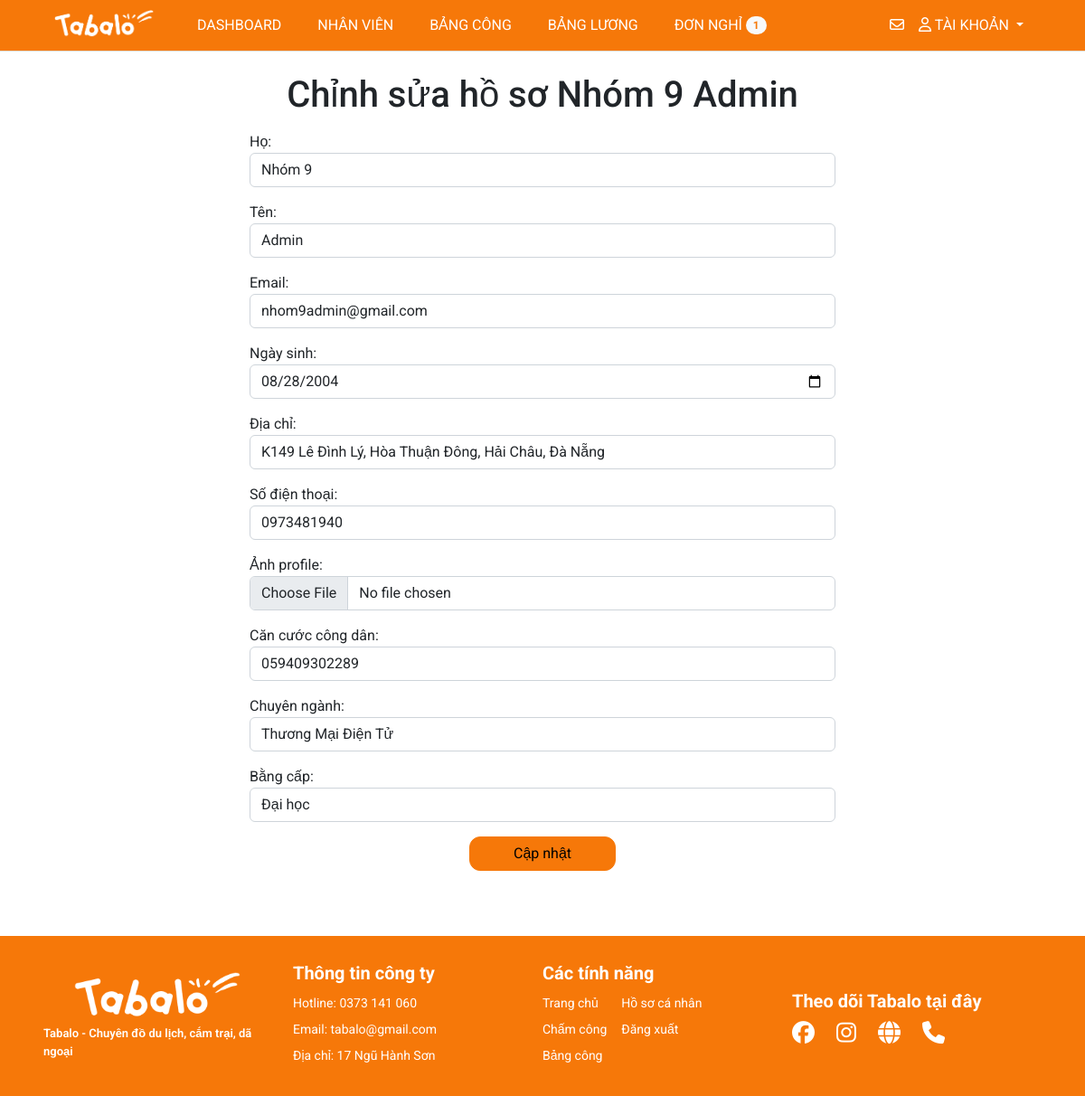
The page /update_info/nhom9admin/ (signed in) on the database as committed earlier.
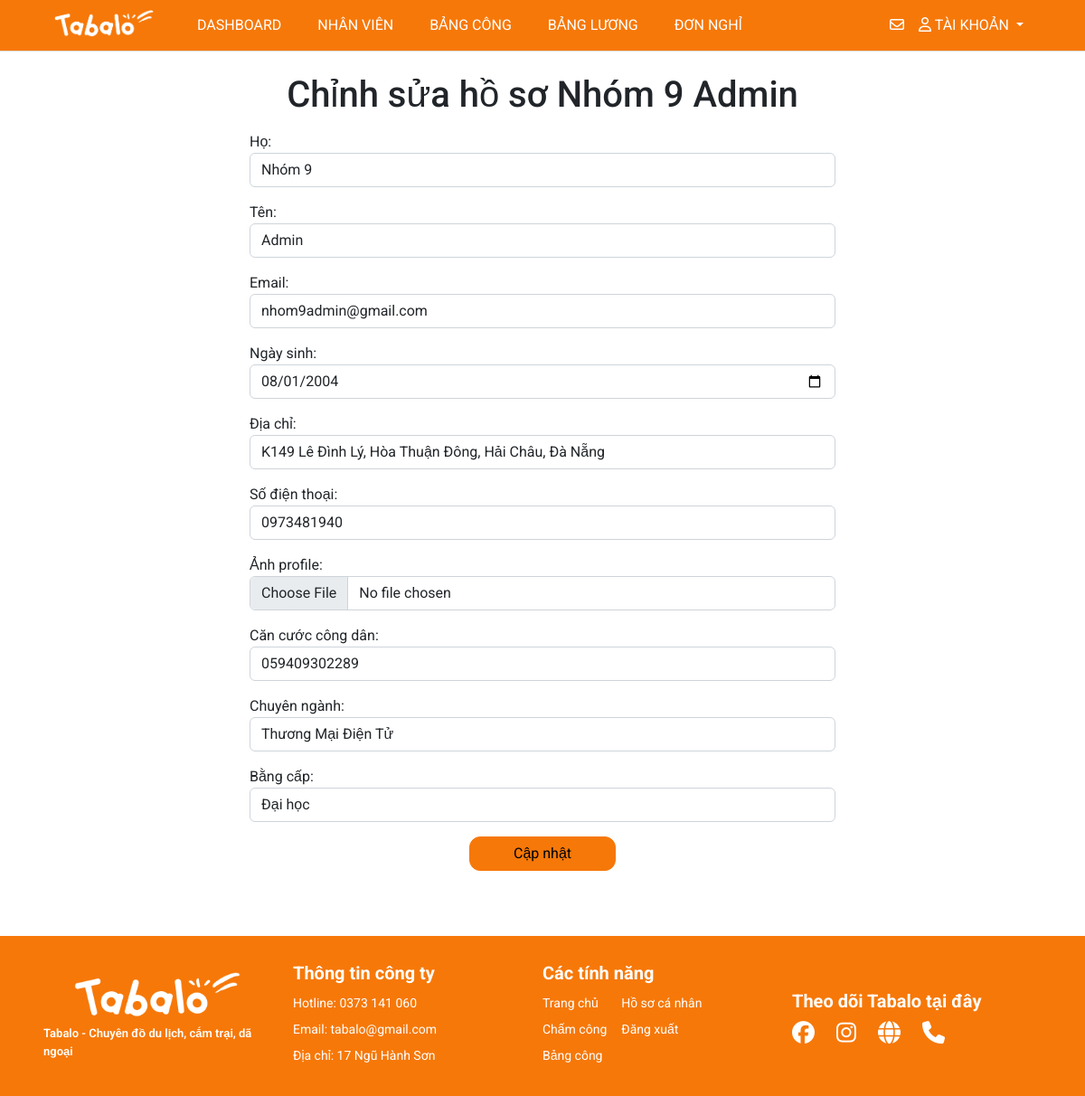
The same page on the database as committed later.
### myapp/models.py (models this page shows, shortened)
class Profile(models.Model):
    image = models.ImageField(upload_to='')
    cccd = models.CharField(max_length=12)
    dob = models.DateField()
    phone_number = models.CharField(max_length=12)
    start_date = models.DateField(auto_now_add=True)
    end_date = models.DateField(null=True, blank=True)
    address = models.CharField(max_length=200)
    position = models.ForeignKey(Position, on_delete=models.CASCADE)
    gender = models.CharField(max_length=10, choices=[('Nam', 'Nam'), ('Nữ', 'Nữ')])
    degree = models.CharField(max_length=20, choices=[('Đại học', 'Đại học'), ('Cao đẳng', 'Cao đẳng')])
    major = models.CharField(max_length=100)
    contract_period = models.CharField(max_length=10)
    user = models.OneToOneField(User, on_delete=models.CASCADE)
    salary = models.DecimalField(blank=True, null=True, max_digits=10, decimal_places=0)
    STATUS_CHOICES = [
        ('working', 'Đang làm'),
        ('on_leave', 'Nghỉ phép'),
        ('resigned', 'Đã nghỉ việc'),
    ]
    status = models.CharField(max_length=20, choices=STATUS_CHOICES, default='working')

### myapp/views.py (the view, shortened to what this page needs)
# urls.py: path('update_info/<str:username>/', views.update_info),
def update_info(request, username):
    if request.user.is_authenticated:
        if request.user.username==username:
            title = f'Sửa hồ sơ {username}'
            form_user = UserForm(instance=request.user)
            form_pr = ProfileForm(instance=request.user.profile)
            context = {'title': title,
                    'form_user':form_user,
                    'form_pr':form_pr}
            return render(request, 'pages/update_info.html', context)
        else:
            messages.warning(request, 'Mày đừng có mà táy máy')
            return redirect('profile-detail', username = request.user.username)
    else:
        return redirect('home')

### myapp/forms.py
class UserForm(forms.ModelForm):
	class Meta:
		model = User
		fields = ['first_name', 'last_name', 'email']
		widgets = {'first_name': forms.TextInput(attrs={'class':'form-control'}),
				   'last_name': forms.TextInput(attrs={'class':'form-control'}),
				   'email': forms.TextInput(attrs={'class':'form-control'})}
		labels = {'first_name': 'Họ', 'last_name': 'Tên', 'email': 'Email'}

### management/context_processors.py (called while the page is built)
def pending_dayoff(request):
  count_pending = DayOffRequest.objects.filter(status='pending').count()
  return {'count_pending': count_pending}

### templates/pages/update_info.html (shortened to what this page needs)
{% extends '../layouts/base.html' %}
{% block main %}
<br>
<h1 style="text-align:center" class="mb-3">Chỉnh sửa hồ sơ {{ request.user.first_name }} {{ request.user.last_name }}</h1>
<div class="container" style="display:flex; justify-content:center">
    <form method="POST" style="width:60%">
        {{form_user.as_p}}
        {{ form_pr.as_p }}
        <center>
            <button class="btn btn-info bg-btn pe-5 ps-5">Cập nhật</button>
        </center>
    </form>
</div>
<br><br><br>
{% endblock %}

Rows that differ between the two databases and show on the page:
changed Profile "K149 Lê Đình Lý, Hòa Thuận Đông, Hải Châu, Đà Nẵng": dob "08/28/2004" → "08/01/2004"
Other text that changed with them:
{{ count_pending }}: "1" → (not shown)
